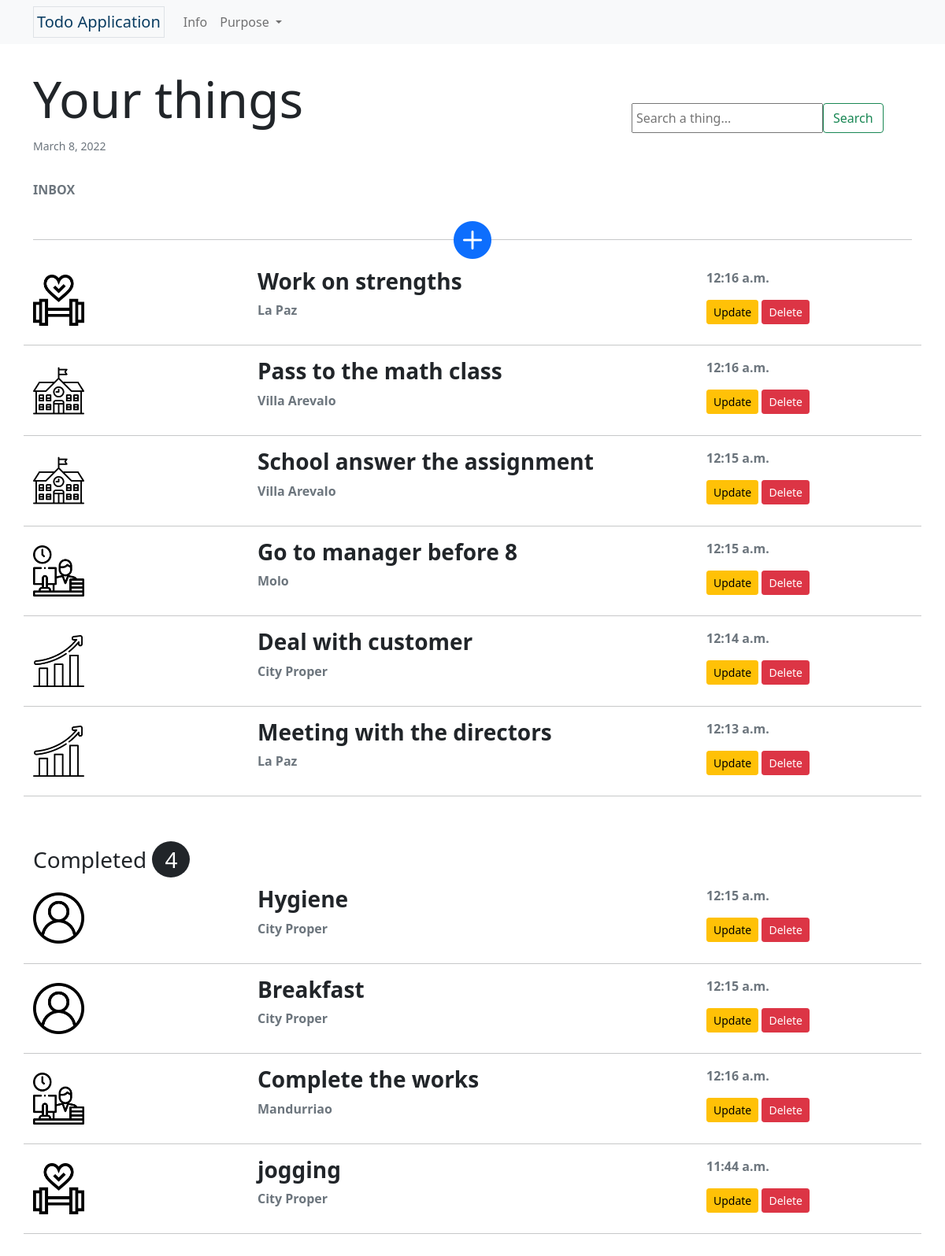
The page / on the database its author committed.
### lists/models.py (models this page shows, shortened)
class Tasks(models.Model):
     PURPOSE = (
          ('Personal','Personal'),
          ('Fitness','Fitness'),
          ('School', 'School'),
          ('Business','Business'),
          ('Office','Office'),
     )
     PLACE = (
          ('City Proper', 'City Proper'),
          ('Jaro', 'Jaro'),
          ('La Paz', 'La Paz'),
          ('Lapuz', 'Lapuz'),
          ('Mandurriao', 'Mandurriao'),
          ('Molo', 'Molo'),
          ('Villa Arevalo', 'Villa Arevalo'),
          ('Lapuz', 'Lapuz'),
     )
     purpose = models.CharField(max_length=8, choices=PURPOSE, default='Personal')
     title = models.CharField(max_length=50, unique=True)
     completed = models.BooleanField(default=False)
     slug = models.SlugField(max_length=50, unique=True, blank=True)
     place = models.CharField(max_length=16, choices=PLACE, default='City Proper')
     note = models.TextField(max_length=100, blank=True)
     date_created = models.DateTimeField(default=datetime.now, blank=True)

### lists/views.py (the view)
# urls.py: path('', views.home, name='home'),
def home(request):
    tasks = Tasks.objects.all().order_by('-id')
    completed_count = Tasks.objects.all().filter(completed=True).count
    completed = Tasks.objects.all().filter(completed=True).all().order_by('id')
    context = {'tasks': tasks, 'completed_count': completed_count, 'completed': completed}
    return render(request, 'lists/home.html', context)

### lists/templates/lists/home.html
{% extends 'partials/structure.html' %}
{% block items %}
    {% for task in tasks %}
    {% if task.completed == False %}
        {% include 'partials/row_item.html' %}
    {% endif %}
    {% endfor %}
    {% if completed_count > 0 %}
    <h3 class="mt-5 mb-3">Completed <span class="px-3 py-1 rounded-circle bg-dark text-white">{{ completed_count }}</span></h3>
    {% for task in completed %}
        {% include 'partials/row_item.html' %}
        {% endfor %}
    {% endif %}
{% endblock items %}

### lists/templates/partials/row_item.html (shortened to what this page needs)
{% load static %}
{% load tz %}
<div class="row">
    <div class="col-3 d-flex align-items-center">
        {% if task.purpose == 'School' %}
            <img src="{% static 'lists/img/school.png' %}" alt="School icon" class="w-25">
        {% elif task.purpose == 'Fitness' %}
            <img src="{% static 'lists/img/fitness.png' %}" alt="Fitness icon" class="w-25">
        {% elif task.purpose == 'Business' %}
            <img src="{% static 'lists/img/stats.png' %}" alt="Business icon" class="w-25">
        {% elif task.purpose == 'Office' %}
            <img src="{% static 'lists/img/work.png' %}" alt="Office icon" class="w-25">
        {% else %}
            <img src="{% static 'lists/img/user.png' %}" alt="Personal icon" class="w-25">
        {% endif %}
    </div>
    <div class="col-6 my-auto">
        <h3 class="fw-bold">{{ task.title|truncatechars:30 }}</h3>
        <p class="text-muted fw-bold">{{ task.place }}</p>
    </div>
    <div class="col-3">
            <p class="text-muted fw-bold">{{ task.date_created|date:'g:i a' }}</p>
            <a href="{% url 'update-task' task.slug %}?next={{ request.path|urlencode }}" class="btn btn-warning btn-sm">Update</a>
            <a href="{% url 'delete-task' task.slug %}?next={{ request.path|urlencode }}" class="btn btn-danger btn-sm">Delete</a>
    </div>
    <hr class="mt-3">
</div>

### lists/static/lists/styles/base.css (style rules this page uses)
* { padding: 0; margin: 0; }

### rows shown on the page
Tasks: completed False (drawn), title "Work on strengths", place "La Paz", date_created "12:16 a.m."
Tasks: completed False (drawn), title "Pass to the math class", place "Villa Arevalo", date_created "12:16 a.m."
Tasks: completed False (drawn), title "School answer the assignment", place "Villa Arevalo", date_created "12:15 a.m."
Tasks: completed False (drawn), title "Go to manager before 8", place "Molo", date_created "12:15 a.m."
Tasks: completed False (drawn), title "Deal with customer", place "City Proper", date_created "12:14 a.m."
Tasks: completed False (drawn), title "Meeting with the directors", place "La Paz", date_created "12:13 a.m."
Tasks: title "Hygiene", place "City Proper", date_created "12:15 a.m."
Tasks: title "Breakfast", place "City Proper", date_created "12:15 a.m."
Tasks: title "Complete the works", place "Mandurriao", date_created "12:16 a.m."
Tasks: title "jogging", place "City Proper", date_created "11:44 a.m."

### other values the page prints
{{ completed_count }} "4"
